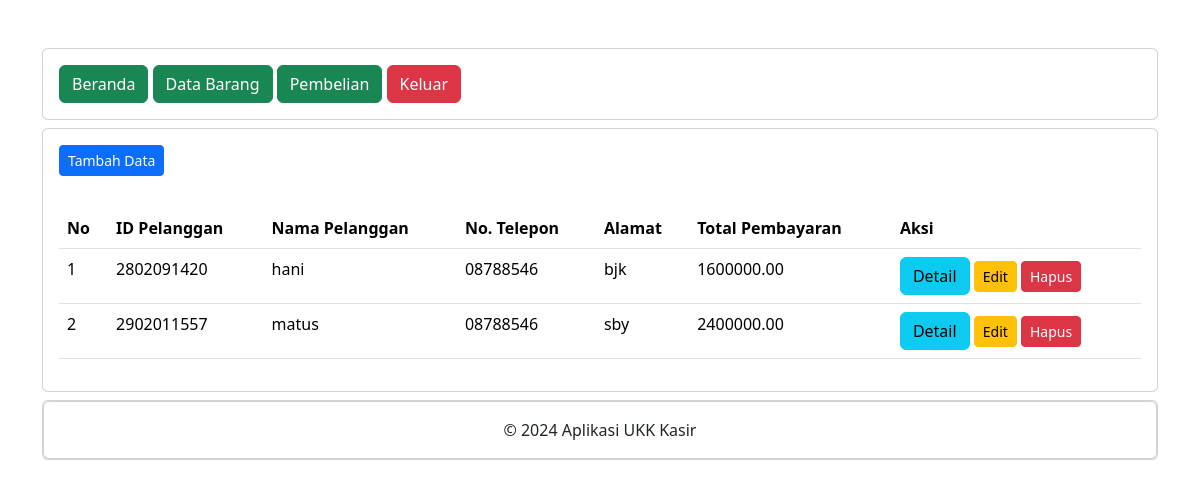
Page /petugas/pembelian.php (signed in) on the committed database.
### tables this page shows
CREATE TABLE `penjualan` (
  `PenjualanID` int(11) NOT NULL,
  `TanggalPenjualan` date NOT NULL,
  `TotalHarga` decimal(10,2) NOT NULL,
  `PelangganID` int(10) UNSIGNED NOT NULL
);

CREATE TABLE `pelanggan` (
  `PelangganID` int(10) UNSIGNED NOT NULL,
  `NamaPelanggan` varchar(225) NOT NULL,
  `Alamat` text NOT NULL,
  `NomorTelepon` varchar(15) NOT NULL
);

### petugas/pembelian.php (the view, shortened to what this page needs)
<?php
include "header.php";
include "navbar.php";
?>
<div class="card mt-2">
 <div class="card-body">
  <button type="button" class="btn btn-primary btn-sm" data-bs-toggle="modal" data-bs-target="#tambah-data">
   Tambah Data
  </button>
 </div>
 <div class="card-body">
<table class="table">
 <thead>
   <tr>
   <th>No</th>
   <th>ID Pelanggan</th>
   <th>Nama Pelanggan</th>
   <th>No. Telepon</th>
   <th>Alamat</th>
   <th>Total Pembayaran</th>
   <th>Aksi</th>
</tr>
  </thead>
  <tbody>
   <?php
   include '../koneksi.php';
   $no = 1;
   $data = mysqli_query($koneksi,"SELECT * FROM pelanggan INNER JOIN penjualan ON pelanggan.PelangganID=penjualan.PelangganID");
   while($d = mysqli_fetch_array($data)){
    ?>
    <tr>
     <td><?php echo $no++; ?></td>
     <td><?php echo $d['PelangganID']; ?></td>
     <td><?php echo $d['NamaPelanggan']; ?></td>
     <td><?php echo $d['NomorTelepon']; ?></td>
     <td><?php echo $d['Alamat']; ?></td>
     <td><?php echo $d['TotalHarga']; ?></td>
     <td>
      <a class="btn btn-info btm-sm" href="detail_pembelian.php?PelangganID=<?php echo $d['PelangganID']; ?>">Detail</a>
      <button type="button" class="btn btn-warning btn-sm" data-bs-toggle="modal" data-bs-target="#edit-data<?php echo $d['PelangganID']; ?>">
     Edit
    </button>
    <button type="button" class="btn btn-danger btn-sm" data-bs-toggle="modal" data-bs-target="#hapus-data<?php echo $d['PelangganID']; ?>">
     Hapus
    </button>
     </td>
    </tr>
   <?php } ?>
  </tbody>
 </table>
 </div>
</div>
<?php
include "footer.php";
?>

### rows in the picture
penjualan: PelangganID "2802091420", PelangganID.NamaPelanggan "hani", PelangganID.NomorTelepon "08788546", PelangganID.Alamat "bjk", TotalHarga "1600000.00"
penjualan: PelangganID "2902011557", PelangganID.NamaPelanggan "matus", PelangganID.NomorTelepon "08788546", PelangganID.Alamat "sby", TotalHarga "2400000.00"
